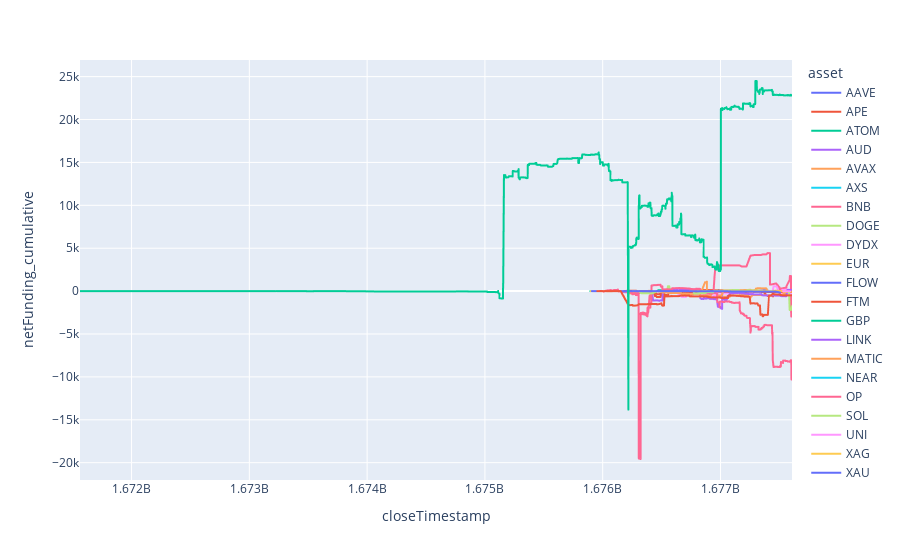

The cell this chart's notebook holds for it:
### Code cell
px.line(
    df_position_pnl,
    x='closeTimestamp',
    y='netFunding_cumulative',
    color='asset'
)
